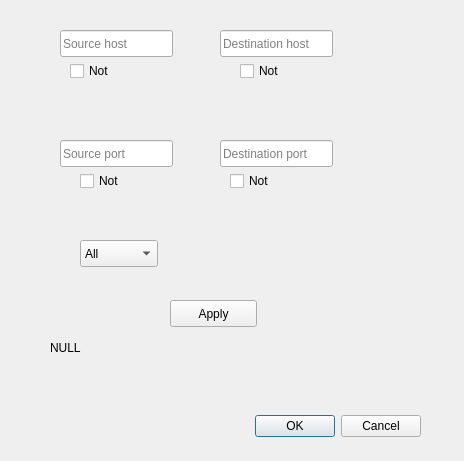
<?xml version="1.0" encoding="UTF-8"?>
<ui version="4.0">
 <class>FilterSettingsWindow</class>
 <widget class="QDialog" name="FilterSettingsWindow">
  <property name="geometry">
   <rect>
    <x>0</x>
    <y>0</y>
    <width>464</width>
    <height>461</height>
   </rect>
  </property>
  <property name="windowTitle">
   <string>Dialog</string>
  </property>
  <widget class="QDialogButtonBox" name="buttonBox">
   <property name="geometry">
    <rect>
     <x>80</x>
     <y>410</y>
     <width>341</width>
     <height>32</height>
    </rect>
   </property>
   <property name="orientation">
    <enum>Qt::Horizontal</enum>
   </property>
   <property name="standardButtons">
    <set>QDialogButtonBox::Cancel|QDialogButtonBox::Ok</set>
   </property>
  </widget>
  <widget class="QLineEdit" name="lineEdit_src_host">
   <property name="geometry">
    <rect>
     <x>60</x>
     <y>30</y>
     <width>113</width>
     <height>27</height>
    </rect>
   </property>
   <property name="placeholderText">
    <string>Source host</string>
   </property>
  </widget>
  <widget class="QLineEdit" name="lineEdit_dst_host">
   <property name="geometry">
    <rect>
     <x>220</x>
     <y>30</y>
     <width>113</width>
     <height>27</height>
    </rect>
   </property>
   <property name="placeholderText">
    <string>Destination host</string>
   </property>
  </widget>
  <widget class="QLineEdit" name="lineEdit_src_port">
   <property name="geometry">
    <rect>
     <x>60</x>
     <y>140</y>
     <width>113</width>
     <height>27</height>
    </rect>
   </property>
   <property name="placeholderText">
    <string>Source port</string>
   </property>
  </widget>
  <widget class="QLineEdit" name="lineEdit_dst_port">
   <property name="geometry">
    <rect>
     <x>220</x>
     <y>140</y>
     <width>113</width>
     <height>27</height>
    </rect>
   </property>
   <property name="placeholderText">
    <string>Destination port</string>
   </property>
  </widget>
  <widget class="QComboBox" name="comboBox_protocol">
   <property name="geometry">
    <rect>
     <x>80</x>
     <y>240</y>
     <width>78</width>
     <height>27</height>
    </rect>
   </property>
   <item>
    <property name="text">
     <string>All</string>
    </property>
   </item>
   <item>
    <property name="text">
     <string>TCP</string>
    </property>
   </item>
   <item>
    <property name="text">
     <string>UDP</string>
    </property>
   </item>
   <item>
    <property name="text">
     <string>Other</string>
    </property>
   </item>
  </widget>
  <widget class="QLabel" name="label_temp">
   <property name="geometry">
    <rect>
     <x>50</x>
     <y>340</y>
     <width>381</width>
     <height>16</height>
    </rect>
   </property>
   <property name="text">
    <string>NULL</string>
   </property>
  </widget>
  <widget class="QPushButton" name="pushButton_temp">
   <property name="geometry">
    <rect>
     <x>170</x>
     <y>300</y>
     <width>87</width>
     <height>27</height>
    </rect>
   </property>
   <property name="text">
    <string>Apply</string>
   </property>
  </widget>
  <widget class="QCheckBox" name="checkBox_src_host">
   <property name="geometry">
    <rect>
     <x>70</x>
     <y>60</y>
     <width>90</width>
     <height>22</height>
    </rect>
   </property>
   <property name="text">
    <string>Not</string>
   </property>
  </widget>
  <widget class="QCheckBox" name="checkBox_dst_host">
   <property name="geometry">
    <rect>
     <x>240</x>
     <y>60</y>
     <width>90</width>
     <height>22</height>
    </rect>
   </property>
   <property name="text">
    <string>Not</string>
   </property>
  </widget>
  <widget class="QCheckBox" name="checkBox_src_port">
   <property name="geometry">
    <rect>
     <x>80</x>
     <y>170</y>
     <width>90</width>
     <height>22</height>
    </rect>
   </property>
   <property name="text">
    <string>Not</string>
   </property>
  </widget>
  <widget class="QCheckBox" name="checkBox_dst_port">
   <property name="geometry">
    <rect>
     <x>230</x>
     <y>170</y>
     <width>90</width>
     <height>22</height>
    </rect>
   </property>
   <property name="text">
    <string>Not</string>
   </property>
  </widget>
 </widget>
 <resources/>
 <connections>
  <connection>
   <sender>buttonBox</sender>
   <signal>accepted()</signal>
   <receiver>FilterSettingsWindow</receiver>
   <slot>accept()</slot>
   <hints>
    <hint type="sourcelabel">
     <x>248</x>
     <y>254</y>
    </hint>
    <hint type="destinationlabel">
     <x>157</x>
     <y>274</y>
    </hint>
   </hints>
  </connection>
  <connection>
   <sender>buttonBox</sender>
   <signal>rejected()</signal>
   <receiver>FilterSettingsWindow</receiver>
   <slot>reject()</slot>
   <hints>
    <hint type="sourcelabel">
     <x>316</x>
     <y>260</y>
    </hint>
    <hint type="destinationlabel">
     <x>286</x>
     <y>274</y>
    </hint>
   </hints>
  </connection>
 </connections>
</ui>
